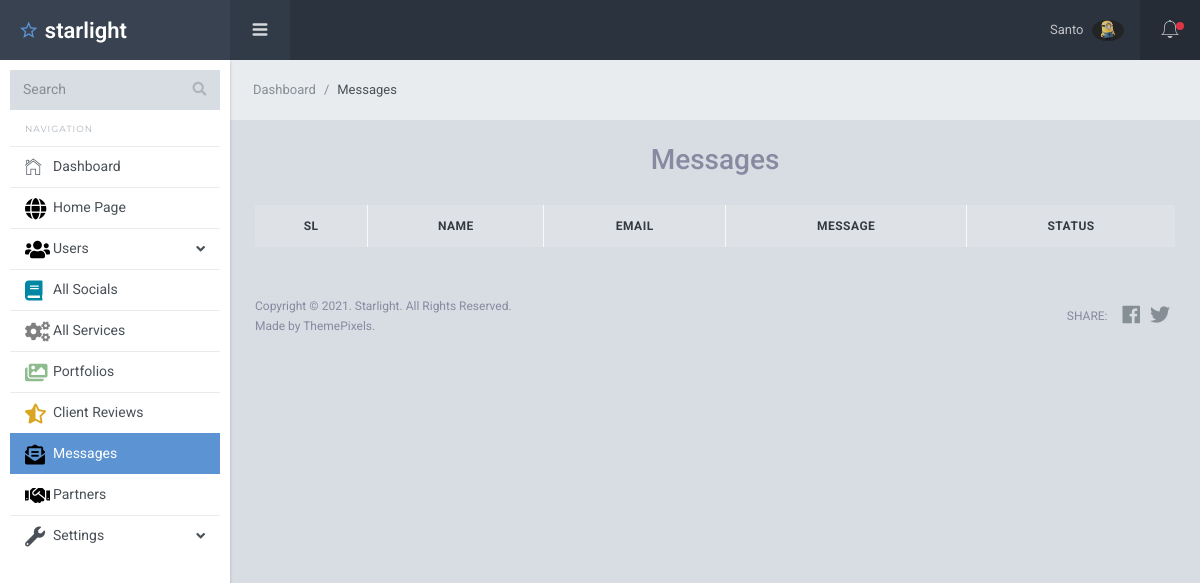
The page /dashboard/messages.php (signed in) on the database as committed earlier.
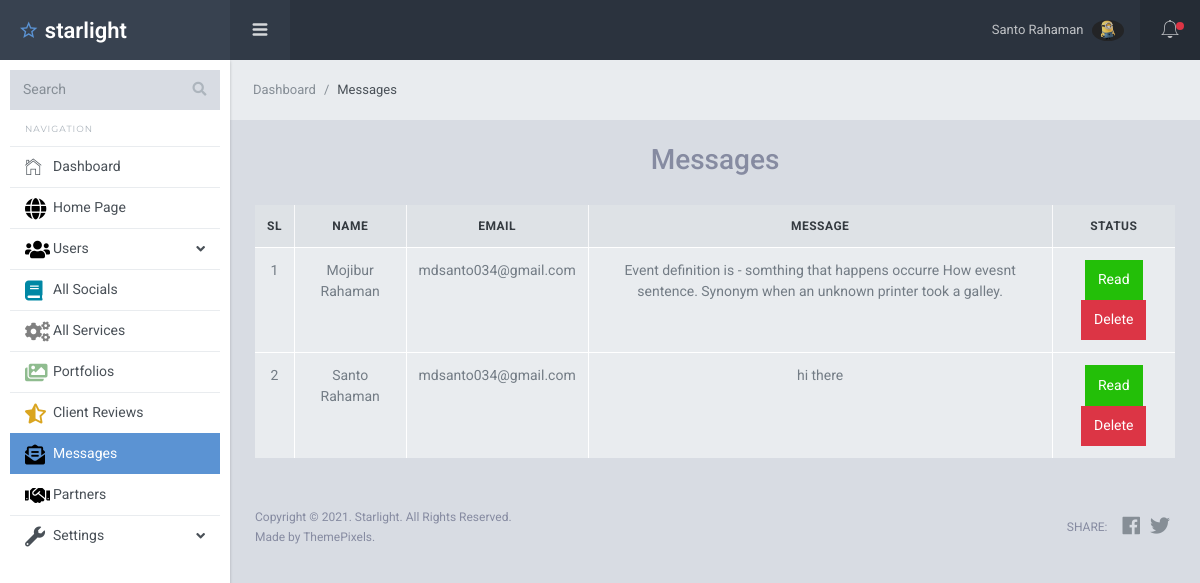
The same page on the database as committed later.
### tables this page shows
CREATE TABLE `message` (
  `id` int(11) NOT NULL,
  `name` varchar(250) NOT NULL,
  `email` varchar(250) NOT NULL,
  `message` text NOT NULL,
  `status` int(11) NOT NULL DEFAULT 1 COMMENT '1=unread,2=read'
);

### dashboard/messages.php (the view, shortened to what the changed rows need)
<?php
require 'inc/header.php';
$select_data = "SELECT * FROM `message`";
$data_query = mysqli_query($data, $select_data);
?>
<div class="sl-mainpanel">
    <div class="sl-pagebody">
        <div class="sl-page-title">
            <br>
            <table class="table table-bordered">
                <thead>
                    <tr class="info">
                        <th class="text-center">SL</th>
                        <th class="text-center">Name</th>
                        <th class="text-center">Email</th>
                        <th class="text-center">Message</th>
                        <th class="text-center">Status</th>
                    </tr>
                </thead>
                <tbody>
                    <?php
                    foreach ($data_query as $key => $value) { ?>
                        <tr class="active" <?php
                                                                                                                                    ?>>
                            <td class="text-center"> <?= ++$key; ?> </td>
                            <td class="text-center"> <?= $value['name']; ?> </td>
                            <td class="text-center"> <?= $value['email']; ?> </td>
                            <td class="text-center"> <?= $value['message']; ?> </td>
                            <td class="text-center">
                                <?php
                                if ($value['status'] == 2) { ?>
                                    <a href="message-unread.php?id=<?= $value['id']; ?>" class=" btn btn-success">Read</a>
                                <?php }
                                ?>
                                <a href="message-delete.php?id=<?=$value['id'];?>"  class=" btn btn-danger">Delete</a>
                            </td>
                        </tr>
                    <?php }
                    ?>
                </tbody>
            </table>
        </div>
    </div>
    <?php
    require 'inc/footer.php';
    ?>

### dashboard/inc/header.php (shortened to what the changed rows need)
<?php
require_once '../data.php';
$users_id = $_SESSION['id'];
$select = "SELECT * FROM `users` WHERE `id`= '$users_id' ";
$users_query = mysqli_query($data, $select);
$query_users_assoc = mysqli_fetch_assoc($users_query);
?>
<!DOCTYPE html>
<html lang="en">
<head>
  <link rel="stylesheet" href="//cdn.datatables.net/1.10.23/css/jquery.dataTables.min.css">
  <link href="../assets/lib/font-awesome/css/fontawesome-all.min.css" rel="stylesheet">
  <link href="../assets/lib/Ionicons/css/ionicons.css" rel="stylesheet">
  <link href="../assets/lib/perfect-scrollbar/css/perfect-scrollbar.css" rel="stylesheet">
  <link rel="stylesheet" href="../assets/css/starlight.css">
</head>
<body>
  <div class="sl-header">
    <div class="sl-header-right">
      <nav class="nav">
        <div class="dropdown">
          <a href="" class="nav-link nav-link-profile" data-toggle="dropdown">
            <span class="logged-name">
              <?= $_SESSION['name'] ?>
            </span>
            <img src="img-upload/<?= $query_users_assoc['profile_img'] ?>" class="wd-32 rounded-circle" alt="">
          </a>
        </div>
      </nav>
    </div>
  </div>

Rows that differ between the two databases and show on the page:
added message: name "Mojibur Rahaman", email "mdsanto034@gmail.com", message "Event definition is - somthing that happens occurre How evesnt sentence. Synonym when an unknown printer took a galley."
added message: name "Santo Rahaman", email "mdsanto034@gmail.com", message "hi there"
Other text that changed with them:
$_SESSION['name']: "Santo" → "Santo Rahaman"
